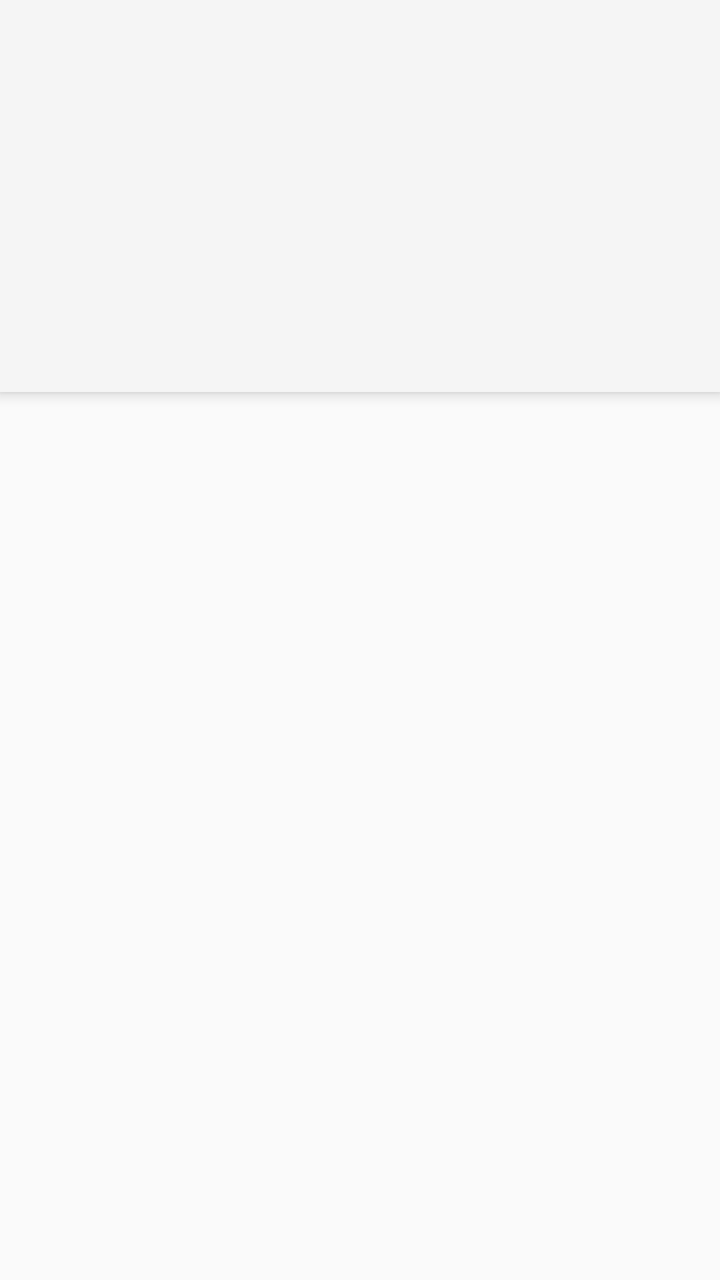
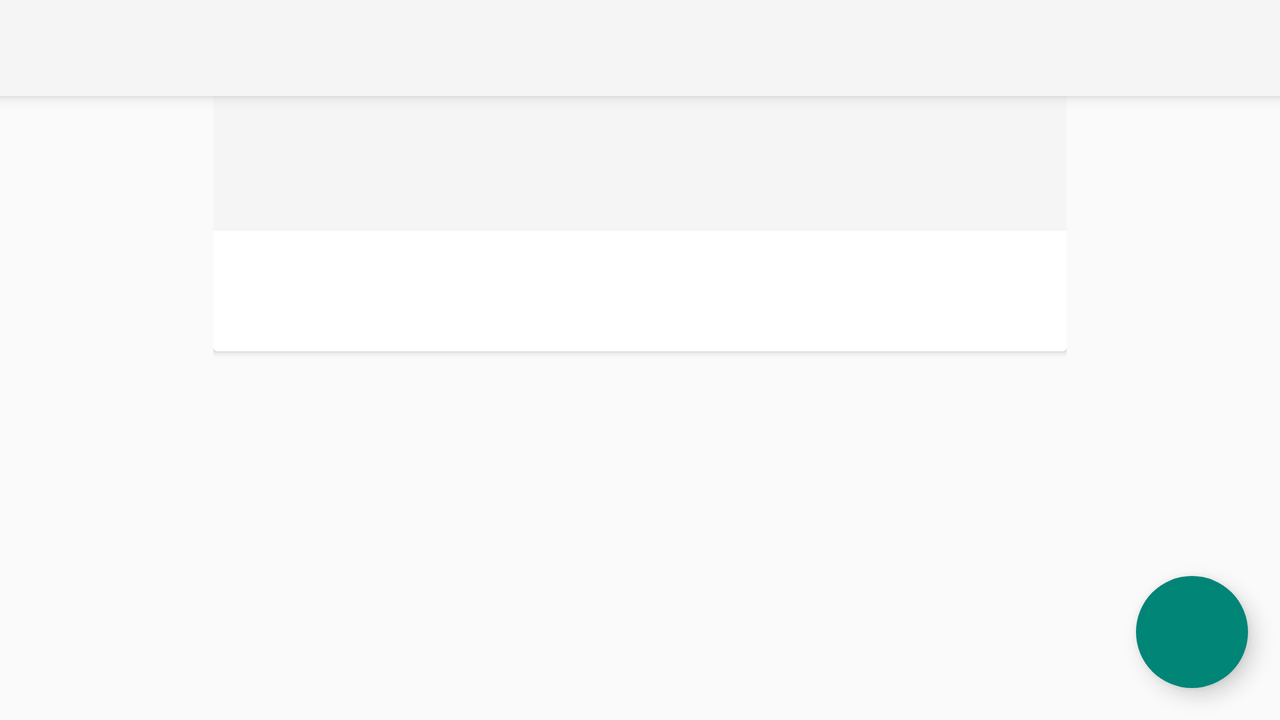

An Android layout and its configuration variant, each rendered on a device that would load it. The default file and the variant file are quoted in full after the pictures.
<!-- AndroidManifest.xml: activity theme Theme.XYZ.Detail -->
<!-- res/layout/fragment_article_detail.xml -->
<android.support.design.widget.CoordinatorLayout
    xmlns:android="http://schemas.android.com/apk/res/android"
    xmlns:app="http://schemas.android.com/apk/res-auto"
    android:layout_width="match_parent"
    android:layout_height="match_parent">

    <android.support.design.widget.AppBarLayout
        android:id="@+id/app_bar_layout"
        android:layout_width="match_parent"
        android:layout_height="wrap_content">

        <android.support.design.widget.CollapsingToolbarLayout
            android:id="@+id/collapsing_toolbar_layout"
            android:layout_width="match_parent"
            android:layout_height="match_parent"
            app:contentScrim="#1F000000"
            app:statusBarScrim="@android:color/transparent"
            app:layout_scrollFlags="scroll|exitUntilCollapsed">

            <com.example.xyzreader.ui.ArticleImageView
                android:id="@+id/article_photo"
                android:layout_width="match_parent"
                android:layout_height="0dp"
                android:scaleType="centerCrop"
                app:layout_collapseMode="parallax"/>

            <android.support.v7.widget.Toolbar
                android:id="@+id/app_bar"
                android:layout_width="match_parent"
                android:layout_height="196dp"
                android:theme="@style/ThemeOverlay.AppCompat.Dark.ActionBar"
                app:layout_collapseMode="pin"/>

        </android.support.design.widget.CollapsingToolbarLayout>
    </android.support.design.widget.AppBarLayout>

    <android.support.v4.widget.NestedScrollView
        android:id="@+id/scroll_view"
        android:layout_width="match_parent"
        android:layout_height="match_parent"
        android:clipToPadding="false"
        app:layout_behavior="@string/appbar_scrolling_view_behavior">

        <include layout="@layout/article_layout"/>

    </android.support.v4.widget.NestedScrollView>

</android.support.design.widget.CoordinatorLayout>
<!-- res/layout/article_layout.xml (included above) -->
<android.support.v4.widget.NestedScrollView
    xmlns:android="http://schemas.android.com/apk/res/android"
    xmlns:app="http://schemas.android.com/apk/res-auto"
    android:id="@+id/scroll_view"
    android:layout_width="match_parent"
    android:layout_height="match_parent"
    android:clipToPadding="false"
    app:layout_behavior="@string/appbar_scrolling_view_behavior">

    <include layout="@layout/article_body"/>

</android.support.v4.widget.NestedScrollView>
<!-- res/layout/article_body.xml (included above) -->
<?xml version="1.0" encoding="utf-8"?>
<LinearLayout xmlns:android="http://schemas.android.com/apk/res/android"
              android:orientation="vertical"
              android:layout_width="match_parent"
              android:layout_height="match_parent">

    <TextView
        android:layout_width="match_parent"
        android:layout_height="wrap_content"
        android:id="@+id/article_body"
        android:paddingLeft="@dimen/text_padding_horizontal"
        android:paddingStart="@dimen/text_padding_horizontal"
        android:paddingRight="@dimen/text_padding_horizontal"
        android:paddingEnd="@dimen/text_padding_horizontal"
        android:paddingBottom="@dimen/text_padding_bottom"
        android:paddingTop="@dimen/text_padding_top"
        android:lineSpacingMultiplier="1.3"
        android:textAppearance="@style/TextAppearance.Body"/>

</LinearLayout>
<!-- resources referenced by this layout -->
<resources>
  <dimen name="text_padding_bottom">24dp</dimen>
  <dimen name="text_padding_horizontal">16dp</dimen>
  <dimen name="text_padding_top">16dp</dimen>
  <style name="TextAppearance.Body" parent="TextAppearance.AppCompat.Body1">
          <item name="android:textSize">15sp</item>
          <item name="android:textColor">@color/text_secondary_dark</item>
          <item name="android:fontFamily">sans-serif-light</item>
      </style>
  <style name="Theme.XYZ.Detail" parent="@style/Theme.AppCompat.Light.NoActionBar" />
  <color name="text_secondary_dark">#8a000000</color>
</resources>
<!-- res/layout-land/fragment_article_detail.xml (the repository's variant of the layout above) -->
<!-- drawn on the phone turned sideways -->
<android.support.design.widget.CoordinatorLayout
    xmlns:android="http://schemas.android.com/apk/res/android"
    xmlns:app="http://schemas.android.com/apk/res-auto"
    android:layout_width="match_parent"
    android:layout_height="match_parent">

    <android.support.design.widget.AppBarLayout
        android:id="@+id/app_bar_layout"
        android:layout_width="match_parent"
        android:layout_height="wrap_content">

        <android.support.design.widget.CollapsingToolbarLayout
            android:id="@+id/collapsing_toolbar_layout"
            android:layout_width="match_parent"
            android:layout_height="match_parent"
            app:collapsedTitleTextAppearance="@style/TextAppearance.Toolbar.Title"
            app:layout_scrollFlags="scroll|exitUntilCollapsed"
            app:statusBarScrim="@android:color/transparent">

            <android.support.v7.widget.Toolbar
                android:id="@+id/app_bar"
                android:layout_width="match_parent"
                android:layout_height="?actionBarSize"
                android:theme="@style/ThemeOverlay.AppCompat.Dark.ActionBar"
                app:contentInsetEnd="@dimen/text_padding_horizontal"
                app:contentInsetStart="@dimen/toolbar_title_keyline"
                app:layout_collapseMode="pin"/>

        </android.support.design.widget.CollapsingToolbarLayout>
    </android.support.design.widget.AppBarLayout>

    <FrameLayout
        android:layout_width="match_parent"
        android:layout_height="wrap_content">

        <ImageView
            android:id="@+id/article_photo"
            android:layout_width="match_parent"
            android:layout_height="match_parent"
            android:scaleType="centerCrop"/>

        <android.support.v7.widget.LinearLayoutCompat
            android:layout_width="match_parent"
            android:layout_height="match_parent"
            android:clipToPadding="false"
            android:orientation="horizontal">

            <View
                android:layout_width="0dp"
                android:layout_height="match_parent"
                android:layout_weight="1"
                android:background="@android:color/transparent"/>

            <android.support.v4.widget.NestedScrollView
                android:id="@+id/scroll_view"
                android:layout_width="0dp"
                android:layout_height="match_parent"
                android:layout_weight="4"
                android:clipToPadding="false"
                android:paddingTop="24dp"
                android:paddingBottom="24dp">

                <android.support.v7.widget.CardView
                    android:id="@+id/article_card"
                    android:layout_width="match_parent"
                    android:layout_height="wrap_content"
                    app:cardElevation="@dimen/cardview_default_elevation">

                    <LinearLayout
                        android:layout_width="match_parent"
                        android:layout_height="wrap_content"
                        android:orientation="vertical">

                        <LinearLayout
                            android:layout_width="match_parent"
                            android:layout_height="wrap_content"
                            android:background="@color/title_background"
                            android:orientation="vertical"
                            android:paddingBottom="@dimen/primary_title_padding_bottom"
                            android:paddingEnd="@dimen/text_padding_horizontal"
                            android:paddingLeft="@dimen/text_padding_horizontal"
                            android:paddingRight="@dimen/text_padding_horizontal"
                            android:paddingStart="@dimen/text_padding_horizontal"
                            android:paddingTop="@dimen/primary_title_padding_top">

                            <TextView
                                android:id="@+id/article_title"
                                android:layout_width="match_parent"
                                android:layout_height="wrap_content"
                                android:textAppearance="@style/TextAppearance.Title"/>

                            <Space
                                android:layout_width="match_parent"
                                android:layout_height="@dimen/primary_title_byline_spacing"/>

                            <TextView
                                android:id="@+id/article_byline"
                                android:layout_width="match_parent"
                                android:layout_height="wrap_content"
                                android:textAppearance="@style/TextAppearance.Byline"/>
                        </LinearLayout>

                        <include layout="@layout/article_layout"/>

                    </LinearLayout>

                </android.support.v7.widget.CardView>

            </android.support.v4.widget.NestedScrollView>

            <View
                android:layout_width="0dp"
                android:layout_height="match_parent"
                android:layout_weight="1"
                android:background="@android:color/transparent"/>

        </android.support.v7.widget.LinearLayoutCompat>

    </FrameLayout>

    <android.support.design.widget.FloatingActionButton
        android:id="@+id/share_fab"
        android:layout_width="wrap_content"
        android:layout_height="wrap_content"
        android:layout_marginLeft="@dimen/fab_margin"
        android:layout_marginRight="@dimen/fab_margin"
        android:layout_marginBottom="@dimen/fab_margin"
        android:src="@drawable/ic_share"
        app:borderWidth="0dp"
        app:elevation="@dimen/fab_elevation"
        app:fabSize="normal"
        app:layout_anchor="@id/article_photo"
        app:layout_anchorGravity="bottom|right|end"
        app:pressedTranslationZ="@dimen/fab_press_translation_z"/>

</android.support.design.widget.CoordinatorLayout>
<!-- resources referenced by the variant -->
<!-- as the phone turned sideways resolves them -->
<resources>
  <color name="title_background">#fff5f5f5</color>
  <dimen name="fab_elevation">6dp</dimen>
  <dimen name="fab_margin">16dp</dimen>
  <dimen name="fab_press_translation_z">12dp</dimen>
  <dimen name="primary_title_padding_bottom">16dp</dimen>
  <dimen name="primary_title_padding_top">24dp</dimen>
  <dimen name="text_padding_bottom">24dp</dimen>
  <dimen name="text_padding_horizontal">16dp</dimen>
  <dimen name="text_padding_top">16dp</dimen>
  <style name="TextAppearance.Body" parent="TextAppearance.AppCompat.Body1">
          <item name="android:textSize">15sp</item>
          <item name="android:textColor">@color/text_secondary_dark</item>
          <item name="android:fontFamily">sans-serif-light</item>
      </style>
  <style name="TextAppearance.Byline" parent="TextAppearance.AppCompat.Body1">
          <item name="android:textColor">@color/text_tertiary_dark</item>
          <item name="android:textStyle">italic</item>
      </style>
  <style name="TextAppearance.Title" parent="TextAppearance.AppCompat.Headline">
          <item name="android:textColor">@color/text_primary_dark</item>
          <item name="android:fontFamily">sans-serif-black</item>
      </style>
  <style name="TextAppearance.Toolbar.Title" parent="TextAppearance.AppCompat.Title">
          <item name="android:textColor">@color/text_primary_light</item>
          <item name="android:fontFamily">sans-serif-black</item>
      </style>
  <style name="Theme.XYZ.Detail" parent="@style/Theme.AppCompat.Light.NoActionBar" />
  <color name="text_secondary_dark">#8a000000</color>
  <color name="text_tertiary_dark">#61000000</color>
  <color name="text_primary_dark">#de000000</color>
  <color name="text_primary_light">#ffffffff</color>
</resources>
